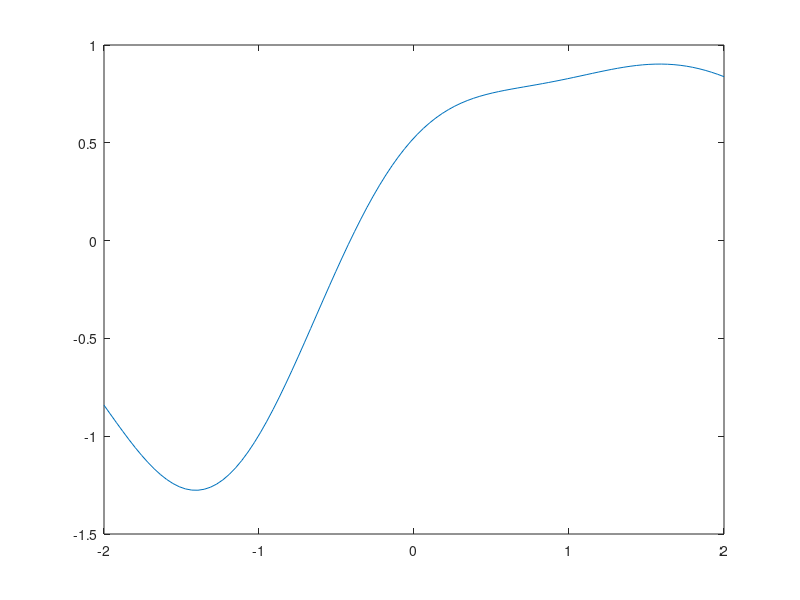

MATLAB code for this plot:
function simple_gp_sample

	% Choose a set of x locations.
	N = 100;
	x = linspace( -2, 2, N);   

	% Specify covariance between all f(x)
	for j = 1:N
		for k = 1:N
			sigma(j,k) = covariance( x(j), x(k) );
		end
	end

    % Specify that prior mean of f is zero.
    mu = zeros(N, 1);

	% Sample from a multivariate Gaussian.
	f = mvnrnd( mu, sigma );

	plot(x, f); 
end

% Squared-exp covariance function.
function k = covariance(x, y)
    k = exp( -0.5*( x - y )^2 );
end
